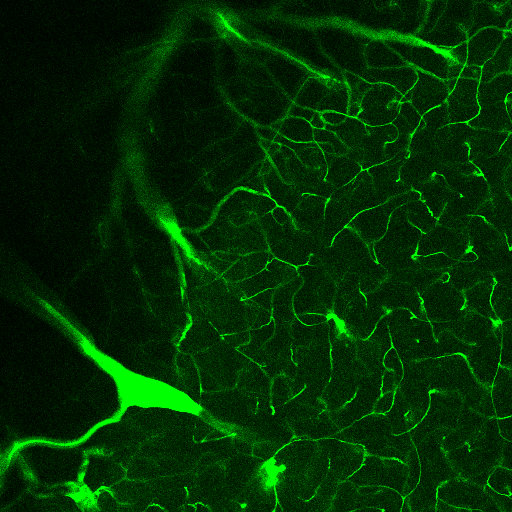
#> input picture images/HFHS13-16wk_HFHS13-4z_z09.tif, 512 x 512 px, found by its file name
$ python __init__.py
#> lines starting #> are read from the running program, lines starting #| are printed output that depends on the picture
### deneme/frangiFilter2D.py
#!/usr/bin/env python
__author__ = 'solivr'

import numpy as np
from hessian import Hessian2D


def eig2image(Dxx, Dxy, Dyy):
    """
    This function eig2image calculates the eigen values from the
    hessian matrix, sorted by abs value. And gives the direction
    of the ridge (eigenvector smallest eigenvalue) .
    | Dxx  Dxy |
    | Dxy  Dyy |
    """
    # Compute the eigenvectors of J, v1 and v2
    tmp = np.sqrt((Dxx - Dyy)**2 + 4*Dxy**2)
    v2x = 2*Dxy
    v2y = Dyy - Dxx + tmp

    # Normalize
    mag = np.sqrt(v2x**2 + v2y**2)
    i = np.invert(np.isclose(mag, np.zeros(mag.shape)))
    v2x[i] = v2x[i]/mag[i]
    v2y[i] = v2y[i]/mag[i]

    # The eigenvectors are orthogonal
    v1x = -v2y.copy()
    v1y = v2x.copy()

    # Compute the eigenvalues
    mu1 = 0.5*(Dxx + Dyy + tmp)
    mu2 = 0.5*(Dxx + Dyy - tmp)

    # Sort eigenvalues by absolute value abs(Lambda1)<abs(Lambda2)
    check = np.absolute(mu1) > np.absolute(mu2)

    Lambda1 = mu1.copy()
    Lambda1[check] = mu2[check]
    Lambda2 = mu2.copy()
    Lambda2[check] = mu1[check]

    Ix = v1x.copy()
    Ix[check] = v2x[check]
    Iy = v1y.copy()
    Iy[check] = v2y[check]

    return Lambda1, Lambda2, Ix, Iy


# --------------------------------------------------------


def FrangiFilter2D(I, FrangiScaleRange=np.array([1, 10]), FrangiScaleRatio=2,
                   FrangiBetaOne=0.5, FrangiBetaTwo=15, verbose=False, BlackWhite=True):
    """
    This function FRANGIFILTER2D uses the eigenvectors of the Hessian to
    compute the likeliness of an image region to vessels, according
    to the method described by Frangi:2001 (Chapter 2). Adapted from MATLAB code
    :param I: imput image (grayscale)
    :param FrangiScaleRange: The range of sigmas used, default [1 10]
    :param FrangiScaleRatio: Step size between sigmas, default 2
    :param FrangiBetaOne: Frangi correction constant, default 0.5
    :param FrangiBetaTwo: Frangi correction constant, default 15
    :param verbose: Show debug information, default false
    :param BlackWhite: Detect black ridges (default) set to true, for white ridges set to false.
    :return: The vessel enhanced image (pixel is the maximum found in all scales)
    """
#> called with FrangiScaleRange = array of shape (2,), FrangiScaleRatio = 2, FrangiBetaOne = 0.5, FrangiBetaTwo = 15, verbose = False, BlackWhite = True

    if len(FrangiScaleRange) > 1:
        sigmas = np.arange(FrangiScaleRange[0], FrangiScaleRange[1]+1, FrangiScaleRatio)
#> sigmas = [1, 3, 5, 7, 9]
        sigmas = sorted(sigmas)
    else:
        sigmas = [FrangiScaleRange[0]]
    beta = 2*FrangiBetaOne**2
    c = 2*FrangiBetaTwo**2

    # Make matrices to store all filterd images
    ALLfiltered = np.zeros([I.shape[0], I.shape[1], len(sigmas)])
    ALLangles = np.zeros([I.shape[0], I.shape[1], len(sigmas)])

    # Frangi filter for all sigmas
    for i in range(len(sigmas)):
        # Show progress
        if verbose:
            print('Current Frangi Filter Sigma: ', str(sigmas[i]))

        # Make 2D hessian
        Dxx, Dxy, Dyy = Hessian2D(I, sigmas[i])

        # Correct for scale
        Dxx *= (sigmas[i]**2)
        Dxy *= (sigmas[i]**2)
        Dyy *= (sigmas[i]**2)

        # Calculate (abs sorted) eigenvalues and vectors
        Lambda2, Lambda1, Ix, Iy = eig2image(Dxx, Dxy, Dyy)

        # Compute the direction of the minor eigenvector
        angles = np.arctan2(Ix, Iy)

        # Compute some similarity measures
        near_zeros = np.isclose(Lambda1, np.zeros(Lambda1.shape))
        Lambda1[near_zeros] = 2**(-52)
        Rb = (Lambda2/Lambda1)**2
        S2 = Lambda1**2 + Lambda2**2

        # Compute the output image
        Ifiltered = np.exp(-Rb/beta)*(np.ones(I.shape)-np.exp(-S2/c))

        # see pp. 45
        if BlackWhite:
            Ifiltered[Lambda1 < 0] = 0
        else:
            Ifiltered[Lambda1 > 0] = 0

        # store the results in 3D matrices
        ALLfiltered[:, :, i] = Ifiltered.copy()
        ALLangles[:, :, i] = angles.copy()
#> this loop made 5 passes
#> pass 1, in Hessian2D, `Dyy = convolve(I, DGaussyy, mode='constant', cval=0.0)`:
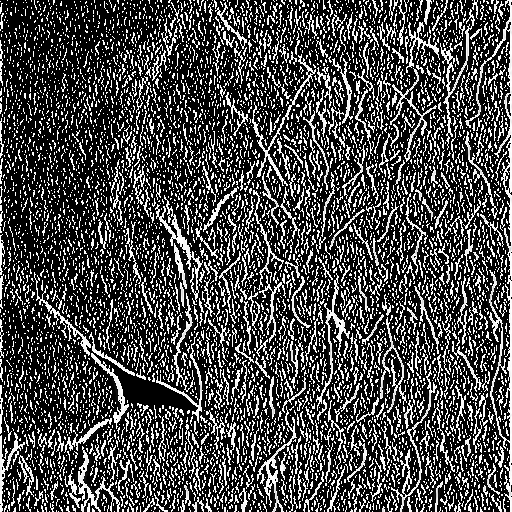
#> Dyy: shape (512, 512); min 0, max 255, mean 73
#> pass 1, in eig2image, `tmp = np.sqrt((Dxx - Dyy)**2 + 4*Dxy**2)`:
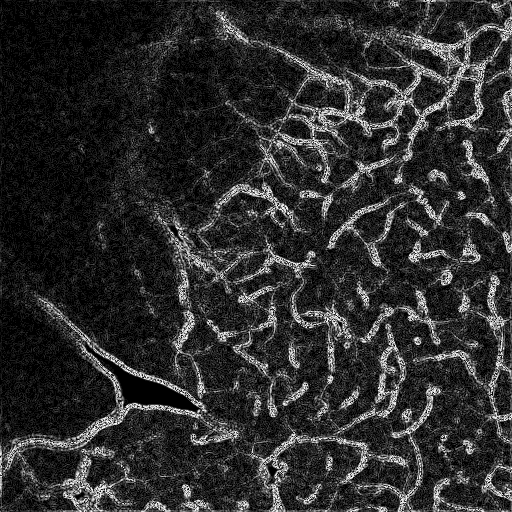
#> tmp: shape (512, 512) float16; min 0, max 15.91, mean 2.81; drawn with min black and max white
#> after the loop: Dxx: shape (512, 512); every value is 0
#> after the loop: Ifiltered: shape (512, 512) float64; every value is NaN or infinite
#> after the loop: Ix: shape (512, 512) float16; every value is 0
#> after the loop: Lambda1: shape (512, 512) float16; every value is 0


    # Return for every pixel the value of the scale(sigma) with the maximum
    # output pixel value
    if len(sigmas) > 1:
        outIm = np.amax(ALLfiltered, axis=2)
        outIm = outIm.reshape(I.shape[0], I.shape[1], order='F')
        whatScale = np.argmax(ALLfiltered, axis=2)
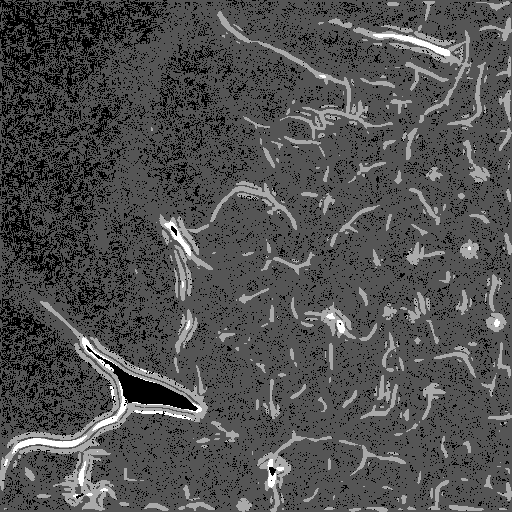
#> whatScale: shape (512, 512) int64; min 0, max 3, mean 0.949; drawn with min black and max white
        whatScale = np.reshape(whatScale, I.shape, order='F')

        indices = range(I.size) + (whatScale.flatten(order='F') - 1)*I.size
        values = np.take(ALLangles.flatten(order='F'), indices)
        direction = np.reshape(values, I.shape, order='F')
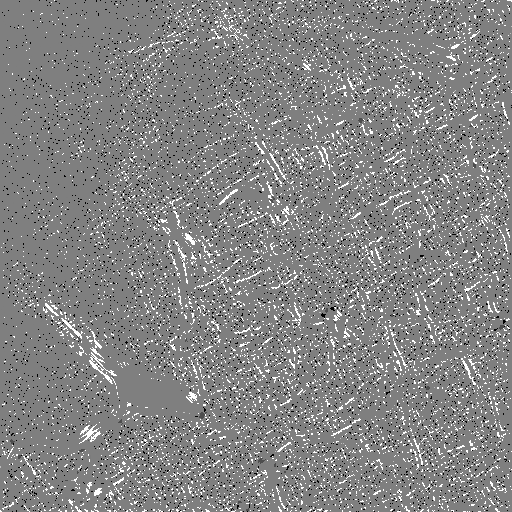
#> direction: shape (512, 512) float64; min -1.57, max 1.57, mean 0.0655; drawn with min black and max white
    else:
        outIm = ALLfiltered.reshape(I.shape[0], I.shape[1], order='F')
        whatScale = np.ones(I.shape)
        direction = np.reshape(ALLangles, I.shape, order='F')

    return outIm, whatScale, direction

### deneme/hessian.py
#!/usr/bin/env python
__author__ = 'solivr'

import numpy as np
from scipy.ndimage.filters import convolve


# [22 lines left out: function Hessian2D, not called in this run]

### deneme/__init__.py
import cv2

from .hessian import Hessian2D
from .frangiFilter2D import FrangiFilter2D, eig2image

img2 = cv2.imread('..\images\HFHS13-16wk_HFHS13-4z_z09.tif', 0)
cv2.imshow('main img2 ', img2)
imgr,o,i=FrangiFilter2D(img2)
#> the loop in FrangiFilter2D (call 2), `for i in range(len(sigmas)):` made 5 passes
#> pass 1, in eig2image (call 6), `v2y = Dyy - Dxx + tmp`:
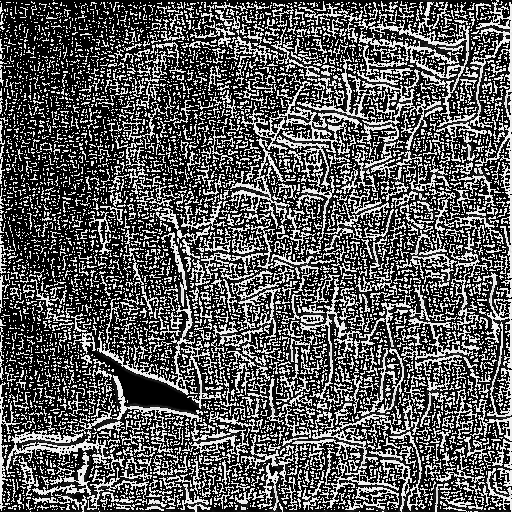
#> v2y: shape (512, 512) float16; min 0, max 270.2, mean 95.4; drawn with min black and max white
#> pass 1, in eig2image (call 6), `mag = np.sqrt(v2x**2 + v2y**2)`:
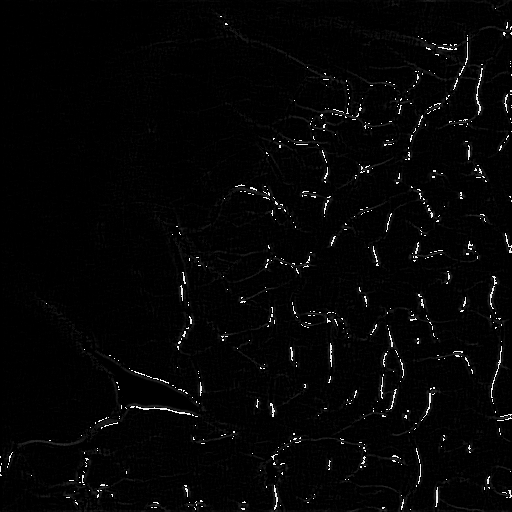
#> mag: shape (512, 512) float16; 35.04% of the values are NaN or infinite; the others: min 0, max 255.5, mean 8.77; drawn with min black, max white, NaN and infinite black
#> pass 1, in eig2image (call 6), `i = np.invert(np.isclose(mag, np.zeros(mag.shape)))`:
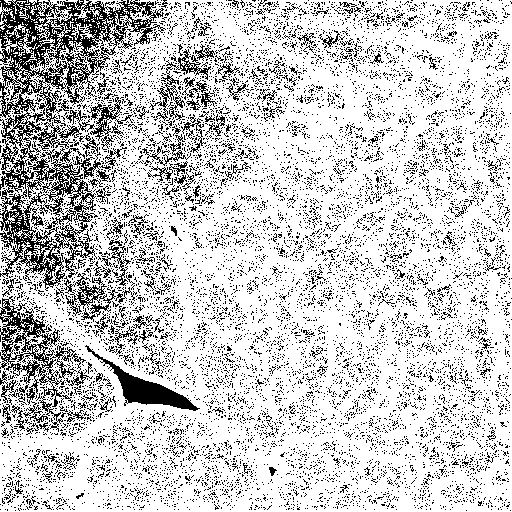
#> i: shape (512, 512) bool; 79.3% white; black in thin lines or dots
cv2.imshow('imgr ', imgr)

cv2.waitKey(0)
